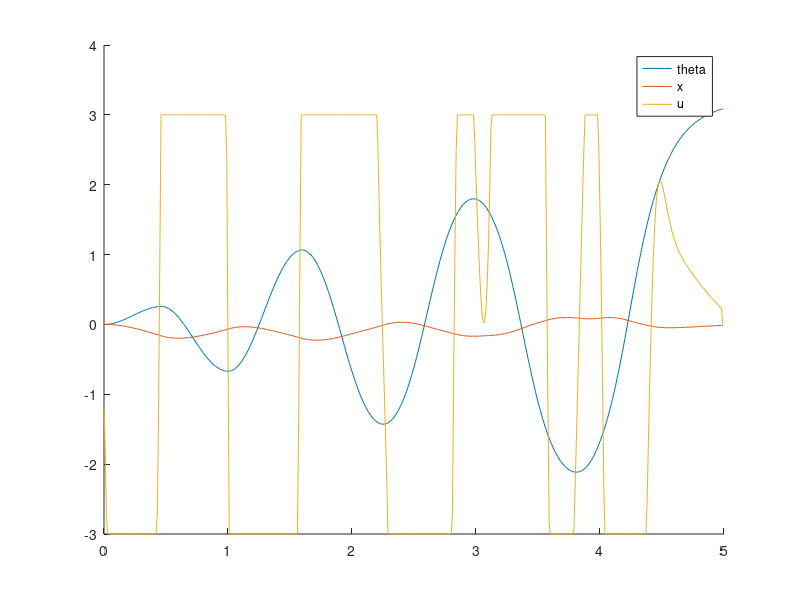

The MATLAB source for this figure:
%==========================================================================
% UNIVERSITAT JAUME I (UJI) - GRADO EN INTELIGENCIA ROBÓTICA
% Alumno: Miguel Porcar Vicent
% Proyecto: TFG_Control_MiguelPorcar (simulacion)
%==========================================================================
% SCRIPT:      control_swingup.m
% CARPETA:     /simulacion/simulaciones_codigo/control_Kx_integrador_cartpole
% DESCRIPCIÓN: Define los parámetros físicos del péndulo invertido y
%              obtiene la respuesta del control SwingUp con PFL
%              
% ENTRADAS:    - Parámetros dinámicos teóricos/identificados del sistema.
% SALIDAS:     - control_swingup_T_XXms.pdf (Validación temporal del controlador)
%==========================================================================
%% 1. PARÁMETROS EXPERIMENTALES DEL SISTEMA
clear; clc; close all;

mc = 1.08;     % Masa del carro (Kg)
mp = 0.12;     % Masa del péndulo (Kg)
M  = mp + mc;  % Masa total del sistema (Kg)
J  = 0.0139;   % Momento de inercia del sistema (Kgm²)
cp = 0.0002;   % Coeficiente de rozamiento del péndulo (Nm·rad/s)
cc = 4.08;     % Coeficiente de rozamiento del carro (Ns/m)
g  = 9.81;     % Aceleración de la gravedad (m/s²)
lcm = 0.3;     % Distancia del centro de masas al eje de rotación (m)

%% 2. GANANCIAS CONTROLADOR
% Inyección de energía
Ke = 30.0;  

%Control de posición (ts = 1.5s, xi = 0.7)
Kp = 16.0; 
Kd = 4.16; 

%% 4. SIMULACIÓN TEMPORAL (MÉTODO RECURSIVO NO LINEAL)
N = 500;          % Número de iteraciones de la simulación
T = 10e-3;        % Periodo de muestreo/integración (s)

% Inicialización de matrices de estado y control
x = zeros(4, N);
x(2, 1) = 0.0;            % Condición inicial del ángulo (0 rad), posición estable
x(4, 1) = 0.05;           % Velocidad angular inicial (rad/s)

u = zeros(1, N);
t = zeros(1, N);

u_max = 3.0;            % Saturación del actuador (N)
E_ref = mp*g*lcm;        % Energía de referencia (Péndulo vertical hacia arriba)

for k = 1:N-1
   % --- Energía mecánica del sistema en instante K ---
   E_c = 0.5* J*x(4, k)^2;
   E_p = - mp*g*lcm*cos(x(2, k));
   E_m =  E_c + E_p; 

   % --- LEY DE CONTROL ---
   x_ddot_r = Ke * x(4, k) * cos(x(2, k)) * (E_m - E_ref) - Kp * x(1, k) - Kd * x(3, k);

   % --- PFL ---
   theta_ddot = (1 / J) * (-mp * g * lcm * sin(x(2, k)) - mp * lcm * cos(x(2, k)) * x_ddot_r - cp * x(4, k));

   u(k) = (mc + mp) * x_ddot_r + mp * lcm * cos(x(2, k)) * theta_ddot - mp * lcm * sin(x(2, k)) * x(4, k)^2 + cc * x(3, k);
   
   % --- Saturación del actuador (Seguridad de la planta) ---
   if (u(k) > u_max)
       u(k) = u_max;
   elseif (u(k) < -u_max)
       u(k) = -u_max;
   end
  
   % --- Dinámica No Lineal ("Realidad Física") ---
   M_t = [M,                     mp*lcm*cos(x(2,k));
          mp*lcm*cos(x(2,k)),    J];
      
   C_t = [cc,   -mp*lcm*x(4,k)*sin(x(2,k));
          0,     cp];
      
   G_t = [0; mp*g*lcm*sin(x(2,k))];
   
   % Vector de derivadas de los estados (Euler)
   f1 = x(3, k);
   f2 = x(4, k);
   f34 = M_t \ ([u(k); 0] - C_t*x(3:4, k) - G_t);
   
   % Integración numérica hacia la siguiente muestra
   x(:, k+1) = x(:, k) + T * [f1; f2; f34];
   t(k+1) = t(k) + T;
end

% Desglose de estados y centrado del ángulo en cero para la gráfica
dist      = x(1, :);
theta     = x(2, :); 
vel       = x(3, :);
theta_dot = x(4, :);

%% Figuras
hold on
plot(t, theta)
plot(t, dist)
plot(t, u);

legend("theta", "x", "u");
